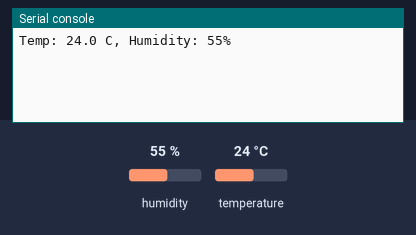
The program below on a simulated CircuitPython board. Parts: the last lines printed to the serial console. Inputs (shaded band) come from the test bench; at power-on: humidity 55 %, temperature 24 °C.

Above: at 1.2 s.
1.3 s: humidity set to 22 %
At 3.5 s:
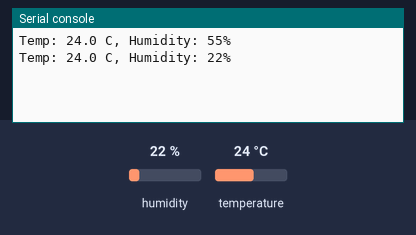
4.3 s: temperature set to 12 °C
At 5.9 s:
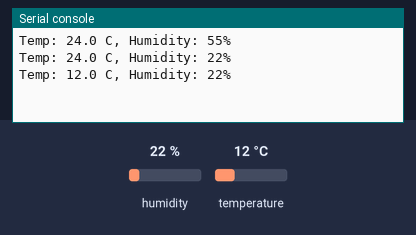
7.3 s: humidity set to 40 %
At 10.7 s:
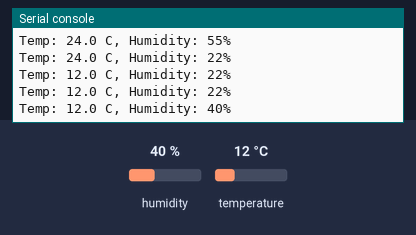
Timing chart, 0 to 12.2 s (numbered marks = the images above; inputs shaded):
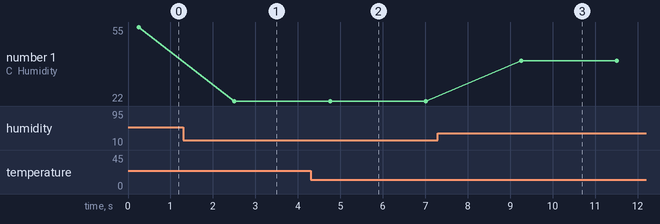

The program:

dht11_humidity.py
```python
import time
import board
import adafruit_dht

# Initial the dht device, with data pin connected to:
dhtDevice = adafruit_dht.DHT11(board.D24)

while True:
    try:
        # Print the values to the serial port
        temperature_c = dhtDevice.temperature
        humidity = dhtDevice.humidity
        print("Temp: {:.1f} C, Humidity: {}% ".format(temperature_c, humidity))
    except RuntimeError as error:
        # Errors happen fairly often, DHT's are hard to read, just keep going
        print(error.args[0])
    time.sleep(2.0)
```

Measured:
- after the input at 1.3 s, the serial console: prints a new line after 1.2 s (image 1)
- after the input at 4.3 s, the serial console: prints a new line after 0.46 s (image 2)
- after the input at 7.3 s, the serial console: prints a new line after 2.0 s (image 3)
- plotted number 1: 55 → 22 after the input at 1.3 s, 22 → 40 after the input at 7.3 s
